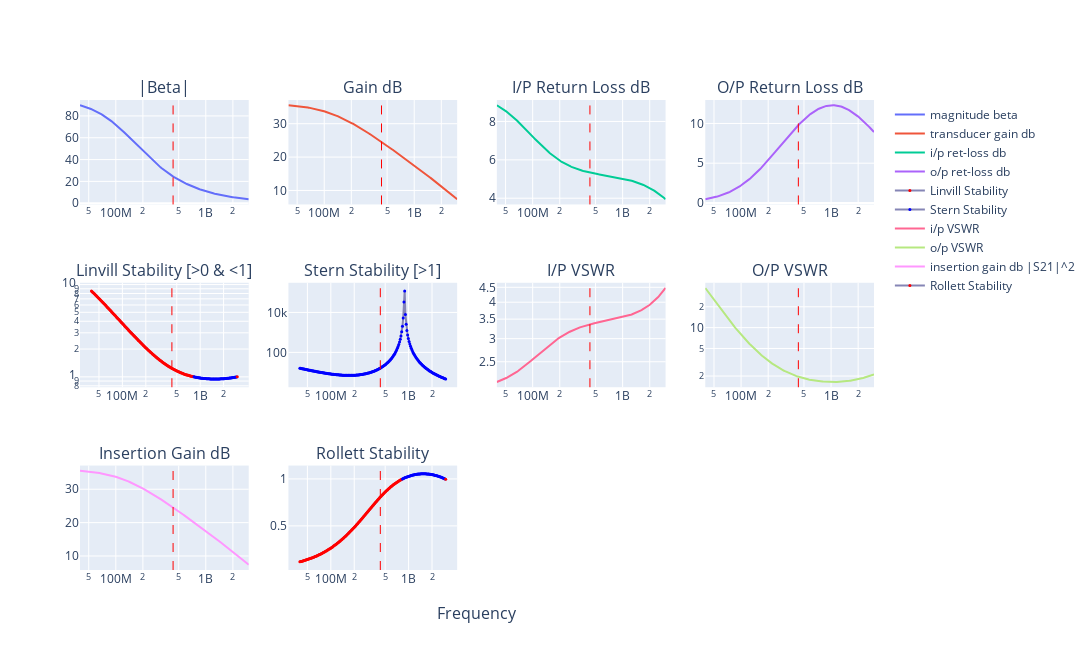

Notebook source saved alongside this figure:
### Markdown cell above
# BFU550XR - Feedback Amplifier

> Note:
> * This model shows a __very__ close correlation with the $S_{11}$ and $S_{22}$ smith charts in the datasheet
> * Was thinking I need to better understand the Spice model's _SOT143 parasitic model_, but seems ok as is...

### Code cell
import sys

sys.path.append("../../../lib")
from feedback import complex_fba

%matplotlib inline
%config InlineBackend.figure_format = 'svg'

# file:///home/bev/Documents/Radio/DataSheets/BJTs/BFU5/BFU550XR.pdf
# file:///home/bev/Documents/Radio/DataSheets/BJTs/BFU5/BFU5XX_family_SPICE_GP_v2/BFU550XR_SPICE_GP.PRM
n = complex_fba(
    F_mhz=433,  # 25,
    FT_mhz=11000,
    B0=95,
    Ie_mA=25,
    Rbp=0.7,
    Re=0,
    extLe_nH=0.4,
    extLb_nH=1.113,
    extLc_nH=0.316,
    extCin_pF=0.04,
    extCout_pF=0.205,
    extCrev_pF=0.01,
    Ccb_pF=0.41,
    Cce_pF=0.44,
    Cf_pF=100000,
    Lf_nH=0,
    Rf=999000,
    ZS_real=50,
    ZS_imag=0,
    ZL_real=50,
    ZL_imag=0,
    N=1,
    from_mhz=40,
    to_mhz=3000,
)
# print(n)
n.write_touchstone(
    "BFU550XR_CE_Ie10mA_nbgen",
    dir="/home/bev/Documents/Radio/QUCS-S/Studies/0010_S_Touchtone_lib",
)

### Figure 1 — Plotly figure (JSON) as saved in the notebook; plotly's stock layout.template omitted (floating-point values rounded to 4 significant figures; data arrays with more than 128 entries replaced by an {"elided": "..."} marker saying what was removed)
{"data": [{"name": "magnitude beta", "type": "scatter", "x": {"elided": "200 float values"}, "xaxis": "x", "y": {"elided": "200 float values"}, "yaxis": "y"}, {"name": "transducer gain db", "type": "scatter", "x": {"elided": "200 float values"}, "xaxis": "x2", "y": {"elided": "200 float values"}, "yaxis": "y2"}, {"name": "i/p ret-loss db", "type": "scatter", "x": {"elided": "200 float values"}, "xaxis": "x3", "y": {"elided": "200 float values"}, "yaxis": "y3"}, {"name": "o/p ret-loss db", "type": "scatter", "x": {"elided": "200 float values"}, "xaxis": "x4", "y": {"elided": "200 float values"}, "yaxis": "y4"}, {"line": {"color": "#8585b5"}, "marker": {"color": {"elided": "200 str values"}, "size": 3}, "mode": "markers+lines", "name": "Linvill Stability", "type": "scatter", "x": {"elided": "200 float values"}, "xaxis": "x5", "y": {"elided": "200 float values"}, "yaxis": "y5"}, {"line": {"color": "#8585b5"}, "marker": {"color": {"elided": "200 str values"}, "size": 3}, "mode": "markers+lines", "name": "Stern Stability", "type": "scatter", "x": {"elided": "200 float values"}, "xaxis": "x6", "y": {"elided": "200 float values"}, "yaxis": "y6"}, {"name": "i/p VSWR", "type": "scatter", "x": {"elided": "200 float values"}, "xaxis": "x7", "y": {"elided": "200 float values"}, "yaxis": "y7"}, {"name": "o/p VSWR", "type": "scatter", "x": {"elided": "200 float values"}, "xaxis": "x8", "y": {"elided": "200 float values"}, "yaxis": "y8"}, {"name": "insertion gain db |S21|^2", "type": "scatter", "x": {"elided": "200 float values"}, "xaxis": "x9", "y": {"elided": "200 float values"}, "yaxis": "y9"}, {"line": {"color": "#8585b5"}, "marker": {"color": {"elided": "200 str values"}, "size": 3}, "mode": "markers+lines", "name": "Rollett Stability", "type": "scatter", "x": {"elided": "200 float values"}, "xaxis": "x10", "y": {"elided": "200 float values"}, "yaxis": "y10"}], "layout": {"annotations": [{"font": {"size": 16}, "showarrow": false, "text": "|Beta|", "x": 0.1062, "xanchor": "center", "xref": "paper", "y": 1, "yanchor": "bottom", "yref": "paper"}, {"font": {"size": 16}, "showarrow": false, "text": "Gain dB", "x": 0.3688, "xanchor": "center", "xref": "paper", "y": 1, "yanchor": "bottom", "yref": "paper"}, {"font": {"size": 16}, "showarrow": false, "text": "I/P Return Loss dB", "x": 0.6313, "xanchor": "center", "xref": "paper", "y": 1, "yanchor": "bottom", "yref": "paper"}, {"font": {"size": 16}, "showarrow": false, "text": "O/P Return Loss dB", "x": 0.8938, "xanchor": "center", "xref": "paper", "y": 1, "yanchor": "bottom", "yref": "paper"}, {"font": {"size": 16}, "showarrow": false, "text": "Linvill Stability [>0 & <1]", "x": 0.1062, "xanchor": "center", "xref": "paper", "y": 0.6111, "yanchor": "bottom", "yref": "paper"}, {"font": {"size": 16}, "showarrow": false, "text": "Stern Stability [>1]", "x": 0.3688, "xanchor": "center", "xref": "paper", "y": 0.6111, "yanchor": "bottom", "yref": "paper"}, {"font": {"size": 16}, "showarrow": false, "text": "I/P VSWR", "x": 0.6313, "xanchor": "center", "xref": "paper", "y": 0.6111, "yanchor": "bottom", "yref": "paper"}, {"font": {"size": 16}, "showarrow": false, "text": "O/P VSWR", "x": 0.8938, "xanchor": "center", "xref": "paper", "y": 0.6111, "yanchor": "bottom", "yref": "paper"}, {"font": {"size": 16}, "showarrow": false, "text": "Insertion Gain dB", "x": 0.1062, "xanchor": "center", "xref": "paper", "y": 0.2222, "yanchor": "bottom", "yref": "paper"}, {"font": {"size": 16}, "showarrow": false, "text": "Rollett Stability", "x": 0.3688, "xanchor": "center", "xref": "paper", "y": 0.2222, "yanchor": "bottom", "yref": "paper"}, {"font": {"size": 16}, "showarrow": false, "text": "Frequency", "x": 0.5, "xanchor": "center", "xref": "paper", "y": 0, "yanchor": "top", "yref": "paper", "yshift": -30}], "height": 650, "shapes": [{"line": {"color": "red", "dash": "dash", "width": 1}, "type": "line", "x0": 433000000, "x1": 433000000, "xref": "x", "y0": 0, "y1": 1, "yref": "y domain"}, {"line": {"color": "red", "dash": "dash", "width": 1}, "type": "line", "x0": 433000000, "x1": 433000000, "xref": "x2", "y0": 0, "y1": 1, "yref": "y2 domain"}, {"line": {"color": "red", "dash": "dash", "width": 1}, "type": "line", "x0": 433000000, "x1": 433000000, "xref": "x3", "y0": 0, "y1": 1, "yref": "y3 domain"}, {"line": {"color": "red", "dash": "dash", "width": 1}, "type": "line", "x0": 433000000, "x1": 433000000, "xref": "x4", "y0": 0, "y1": 1, "yref": "y4 domain"}, {"line": {"color": "red", "dash": "dash", "width": 1}, "type": "line", "x0": 433000000, "x1": 433000000, "xref": "x5", "y0": 0, "y1": 1, "yref": "y5 domain"}, {"line": {"color": "red", "dash": "dash", "width": 1}, "type": "line", "x0": 433000000, "x1": 433000000, "xref": "x6", "y0": 0, "y1": 1, "yref": "y6 domain"}, {"line": {"color": "red", "dash": "dash", "width": 1}, "type": "line", "x0": 433000000, "x1": 433000000, "xref": "x7", "y0": 0, "y1": 1, "yref": "y7 domain"}, {"line": {"color": "red", "dash": "dash", "width": 1}, "type": "line", "x0": 433000000, "x1": 433000000, "xref": "x8", "y0": 0, "y1": 1, "yref": "y8 domain"}, {"line": {"color": "red", "dash": "dash", "width": 1}, "type": "line", "x0": 433000000, "x1": 433000000, "xref": "x9", "y0": 0, "y1": 1, "yref": "y9 domain"}, {"line": {"color": "red", "dash": "dash", "width": 1}, "type": "line", "x0": 433000000, "x1": 433000000, "xref": "x10", "y0": 0, "y1": 1, "yref": "y10 domain"}], "width": 1400, "xaxis": {"anchor": "y", "autorange": true, "domain": [0, 0.2125], "range": [7.602, 9.477], "type": "log"}, "xaxis10": {"anchor": "y10", "autorange": true, "domain": [0.2625, 0.475], "range": [7.467, 9.612], "type": "log"}, "xaxis11": {"anchor": "y11", "domain": [0.525, 0.7375], "type": "log"}, "xaxis12": {"anchor": "y12", "domain": [0.7875, 1], "type": "log"}, "xaxis2": {"anchor": "y2", "autorange": true, "domain": [0.2625, 0.475], "range": [7.602, 9.477], "type": "log"}, "xaxis3": {"anchor": "y3", "autorange": true, "domain": [0.525, 0.7375], "range": [7.602, 9.477], "type": "log"}, "xaxis4": {"anchor": "y4", "autorange": true, "domain": [0.7875, 1], "range": [7.602, 9.477], "type": "log"}, "xaxis5": {"anchor": "y5", "autorange": true, "domain": [0, 0.2125], "range": [7.467, 9.612], "type": "log"}, "xaxis6": {"anchor": "y6", "autorange": true, "domain": [0.2625, 0.475], "range": [7.467, 9.612], "type": "log"}, "xaxis7": {"anchor": "y7", "autorange": true, "domain": [0.525, 0.7375], "range": [7.602, 9.477], "type": "log"}, "xaxis8": {"anchor": "y8", "autorange": true, "domain": [0.7875, 1], "range": [7.602, 9.477], "type": "log"}, "xaxis9": {"anchor": "y9", "autorange": true, "domain": [0, 0.2125], "range": [7.602, 9.477], "type": "log"}, "yaxis": {"anchor": "x", "autorange": true, "domain": [0.7778, 1], "range": [-1.121, 94.58], "type": "linear"}, "yaxis10": {"anchor": "x10", "autorange": true, "domain": [0, 0.2222], "range": [0.0299, 1.142], "type": "linear"}, "yaxis11": {"anchor": "x11", "domain": [0, 0.2222]}, "yaxis12": {"anchor": "x12", "domain": [0, 0.2222]}, "yaxis2": {"anchor": "x2", "autorange": true, "domain": [0.7778, 1], "range": [5.81, 37.1], "type": "linear"}, "yaxis3": {"anchor": "x3", "autorange": true, "domain": [0.7778, 1], "range": [3.676, 9.118], "type": "linear"}, "yaxis4": {"anchor": "x4", "autorange": true, "domain": [0.7778, 1], "range": [-0.1917, 12.96], "type": "linear"}, "yaxis5": {"anchor": "x5", "autorange": true, "domain": [0.3889, 0.6111], "range": [-0.1123, 1.019], "type": "log"}, "yaxis6": {"anchor": "x6", "autorange": true, "domain": [0.3889, 0.6111], "range": [0.255, 5.486], "type": "log"}, "yaxis7": {"anchor": "x7", "autorange": true, "domain": [0.3889, 0.6111], "range": [0.3106, 0.6687], "type": "log"}, "yaxis8": {"anchor": "x8", "autorange": true, "domain": [0.3889, 0.6111], "range": [0.1397, 1.647], "type": "log"}, "yaxis9": {"anchor": "x9", "autorange": true, "domain": [0, 0.2222], "range": [5.81, 37.1], "type": "linear"}}}
